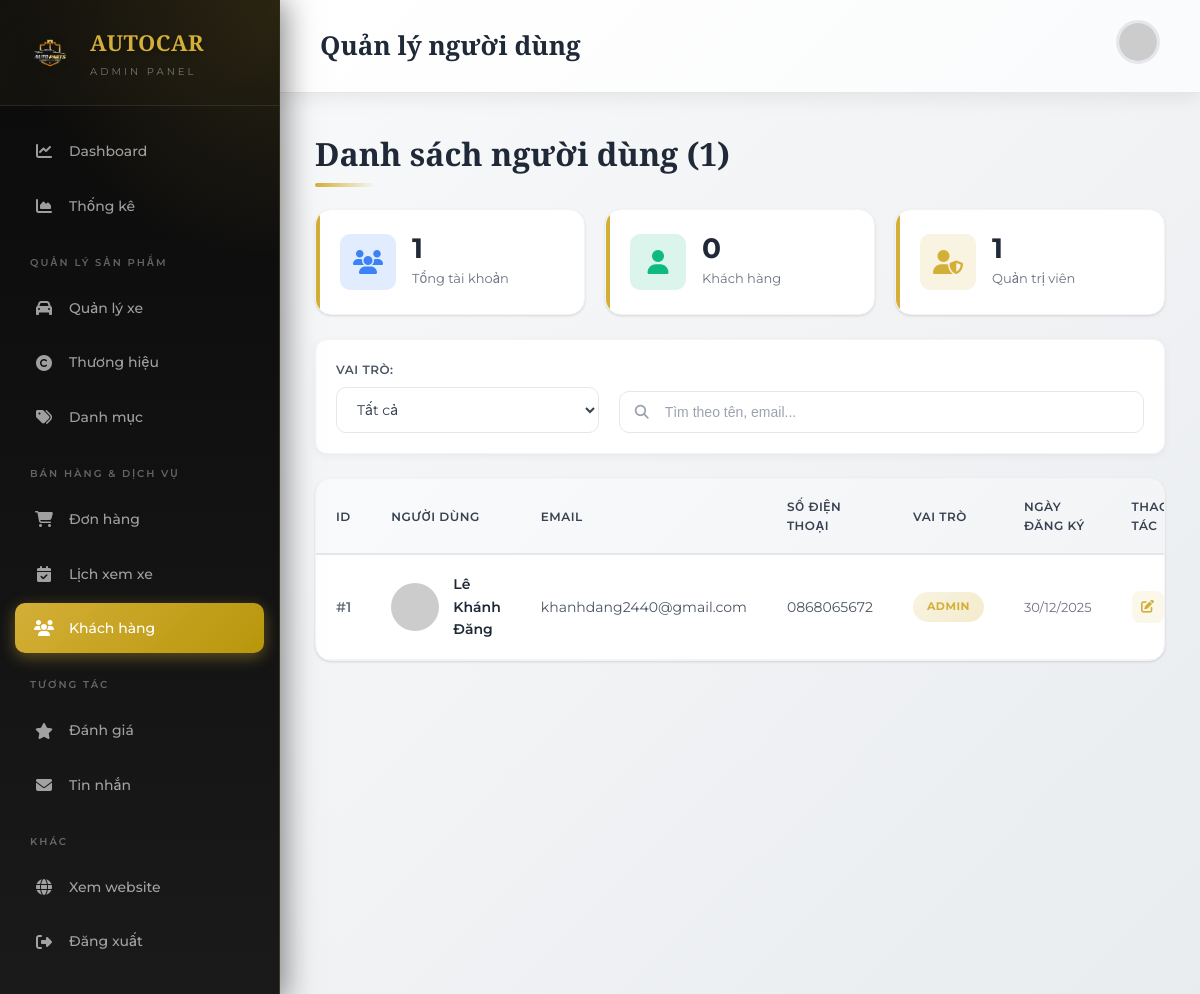
Page /admin/users (signed in) on the committed database.
### tables this page shows
CREATE TABLE `users` (
  `id` int(11) NOT NULL,
  `username` varchar(100) NOT NULL,
  `email` varchar(100) NOT NULL,
  `password` varchar(255) NOT NULL,
  `full_name` varchar(255) DEFAULT NULL,
  `phone` varchar(20) DEFAULT NULL,
  `address` text DEFAULT NULL,
  `avatar` varchar(255) DEFAULT NULL,
  `remember_token` varchar(100) DEFAULT NULL,
  `role` enum('user','admin') DEFAULT 'user',
  `status` tinyint(1) DEFAULT 1,
  `created_at` timestamp NOT NULL DEFAULT current_timestamp()
);

### config/config.php (called while the page is built, shortened)
<?php
return [
    'db' => [
        'host'     => 'localhost',
        'dbname'   => 'banxeoto',
        'username' => 'root',
        'password' => '',
        'charset'  => 'utf8mb4'
    ]
];

### config/database.php (called while the page is built, shortened)
<?php
class Database
{
    private static $instance = null;
    private $conn;
    private function __construct()
    {
        $config = require __DIR__ . '/config.php';
        $db = $config['db'];
        try {
            $dsn = "mysql:host={$db['host']};dbname={$db['dbname']};charset={$db['charset']}";
            $this->conn = new PDO($dsn, $db['username'], $db['password']);
            $this->conn->setAttribute(PDO::ATTR_ERRMODE, PDO::ERRMODE_EXCEPTION);
            $this->conn->setAttribute(PDO::ATTR_DEFAULT_FETCH_MODE, PDO::FETCH_ASSOC);
        } catch (PDOException $e) {
            die("Lỗi kết nối CSDL: " . $e->getMessage());
        }
    }
    public static function getInstance()
    {
        if (self::$instance === null) {
            self::$instance = new Database();
        }
        return self::$instance;
    }
    public function getConnection()
    {
        $this->ping();
        return $this->conn;
    }
    private function ping()
    {
        try {
            $this->conn->query('SELECT 1');
        } catch (PDOException $e) {
            $this->reconnect();
        }
    }
}

### app/models/BaseModel.php (called while the page is built, shortened)
<?php
require_once __DIR__ . '/../../config/database.php';
class BaseModel
{
    protected $db;
    protected $table;
    public function __construct()
    {
        $this->db = Database::getInstance()->getConnection();
    }
    public function all()
    {
        $stmt = $this->db->prepare("SELECT * FROM {$this->table}");
        try {
            $stmt->execute();
        } catch (PDOException $e) {
            if (
                strpos($e->getMessage(), 'server has gone away') !== false ||
                strpos($e->getMessage(), 'MySQL server has gone away') !== false
            ) {
                $this->db = Database::getInstance()->refreshConnection();
                $stmt = $this->db->prepare("SELECT * FROM {$this->table}");
                $stmt->execute();
            } else {
                throw $e;
            }
        }
        return $stmt->fetchAll();
    }
    public function getAll()
    {
        return $this->all();
    }
}

### app/views/admin/users/list.php (the view, shortened to what this page needs)
<?php
$userModel = new UserModel();
$users = $userModel->getAll();
$totalUsers = count($users);
$adminCount = count(array_filter($users, fn($u) => ($u['role'] ?? 'user') === 'admin'));
$userCount = $totalUsers - $adminCount;
?>
<!DOCTYPE html>
<html lang="vi">
<head>
    <link rel="stylesheet" href="https://cdnjs.cloudflare.com/ajax/libs/font-awesome/6.4.0/css/all.min.css">
    <link rel="stylesheet" href="<?= BASE_URL ?>/assets/css/admin-common.css">
    <link rel="stylesheet" href="<?= BASE_URL ?>/assets/css/admin-users.css">
    <link rel="stylesheet" href="<?= BASE_URL ?>/assets/css/admin-modal.css">
</head>
<body>
    <?php $activePage = 'users'; include __DIR__ . '/../layouts/sidebar.php'; ?>
    <main class="admin-main">
        <header class="admin-header">
            <h1>Quản lý người dùng</h1>
            <div class="header-profile">
                <img src="https://ui-avatars.com/api/?name=Admin&background=D4AF37&color=fff" alt="Admin">
            </div>
        </header>
        <div class="admin-content">
            <div class="page-header">
                <h2>Danh sách người dùng (<?= $totalUsers ?>)</h2>
            </div>
            <div class="stats-row">
                <div class="stat-card">
                    <div class="stat-icon blue"><i class="fas fa-users"></i></div>
                    <div class="stat-info">
                        <h3><?= $totalUsers ?></h3>
                        <p>Tổng tài khoản</p>
                    </div>
                </div>
                <div class="stat-card">
                    <div class="stat-icon green"><i class="fas fa-user"></i></div>
                    <div class="stat-info">
                        <h3><?= $userCount ?></h3>
                        <p>Khách hàng</p>
                    </div>
                </div>
                <div class="stat-card">
                    <div class="stat-icon gold"><i class="fas fa-user-shield"></i></div>
                    <div class="stat-info">
                        <h3><?= $adminCount ?></h3>
                        <p>Quản trị viên</p>
                    </div>
                </div>
            </div>
            <div class="filters-bar">
                <div class="filter-group">
                    <label>Vai trò:</label>
                    <select id="filterRole">
                        <option value="">Tất cả</option>
                    </select>
                </div>
                <div class="filter-search">
                    <i class="fas fa-search"></i>
                    <input type="text" id="searchUser" placeholder="Tìm theo tên, email...">
                </div>
            </div>
            <?php if ($totalUsers === 0): ?>
            <div class="empty-state">
                <div class="empty-icon">
                    <i class="fas fa-users"></i>
                </div>
                <h3>Chưa có người dùng nào</h3>
                <p>Bắt đầu thêm người dùng mới.</p>
                <button class="btn-primary" onclick="openAddModal()">
                    <i class="fas fa-user-plus"></i> Thêm người dùng đầu tiên
                </button>
            </div>
            <?php else: ?>
            <div class="card">
                <table class="users-table">
                    <thead>
                        <tr>
                            <th>ID</th>
                            <th>Người dùng</th>
                            <th>Email</th>
                            <th>Số điện thoại</th>
                            <th>Vai trò</th>
                            <th>Ngày đăng ký</th>
                            <th>Thao tác</th>
                        </tr>
                    </thead>
                    <tbody>
                        <?php foreach ($users as $user): ?>
                        <tr data-role="<?= $user['role'] ?? 'user' ?>">
                            <td><span class="user-id">#<?= $user['id'] ?></span></td>
                            <td>
                                <div class="user-info">
                                    <img src="<?= $user['avatar'] ?: 'https://ui-avatars.com/api/?name=' . urlencode($user['full_name'] ?? 'User') . '&background=D4AF37&color=fff' ?>" alt="">
                                    <div class="user-info-text">
                                        <h4><?= htmlspecialchars($user['full_name'] ?? 'Chưa đặt tên') ?></h4>
                                    </div>
                                </div>
                            </td>
                            <td><span class="user-email"><?= htmlspecialchars($user['email']) ?></span></td>
                            <td><span class="user-phone"><?= htmlspecialchars($user['phone'] ?? 'Chưa cập nhật') ?></span></td>
                            <td>
                                <span class="user-role <?= $user['role'] ?? 'user' ?>">
                                    <?= ($user['role'] ?? 'user') === 'admin' ? 'Admin' : 'User' ?>
                                </span>
                            </td>
                            <td><span class="user-date"><?= date('d/m/Y', strtotime($user['created_at'])) ?></span></td>
                            <td>
                                <div class="action-btns">
                                    <button class="action-btn edit" title="Sửa" onclick="openEditModal(<?= htmlspecialchars(json_encode($user)) ?>)">
                                        <i class="fas fa-edit"></i>
                                    </button>
                                </div>
                            </td>
                        </tr>
                        <?php endforeach; ?>
                    </tbody>
                </table>
            </div>
            <?php endif; ?>
        </div>
    </main>
</body>
</html>

### assets/css/admin-users.css (style rules this page uses)
.filters-bar { display: flex; gap: 20px; margin-bottom: 24px; flex-wrap: wrap; align-items: flex-end; }
.filter-group { flex: 1; min-width: 200px; }
.filter-group label { display: block; font-size: 12px; font-weight: 600; color: var(--gray-600); margin-bottom: 8px; text-transform: uppercase; letter-spacing: 0.5px; }
.filter-group select { width: 100%; padding: 12px 16px; border: 1px solid var(--gray-200); border-radius: var(--radius); font-size: 14px; color: var(--gray-700); background: #fff; cursor: pointer; transition: all 0.3s ease; }
.filter-search { flex: 2; min-width: 300px; position: relative; }
.filter-search i { position: absolute; left: 16px; top: 50%; transform: translateY(-50%); color: var(--gray-400); }
.filter-search input { width: 100%; padding: 12px 16px 12px 45px; border: 1px solid var(--gray-200); border-radius: var(--radius); font-size: 14px; transition: all 0.3s ease; }
.users-table { width: 100%; border-collapse: collapse; }
.users-table thead { background: linear-gradient(135deg, var(--gray-50) 0%, var(--gray-100) 100%); }
.users-table th { padding: 18px 20px; text-align: left; font-weight: 600; color: var(--gray-700); font-size: 12px; text-transform: uppercase; letter-spacing: 0.5px; border-bottom: 2px solid var(--gray-200); }
.users-table td { padding: 18px 20px; border-bottom: 1px solid var(--gray-100); font-size: 14px; vertical-align: middle; }
.users-table tbody tr { transition: all 0.3s ease; }
.user-info { display: flex; align-items: center; gap: 14px; }
.user-info img { width: 48px; height: 48px; border-radius: 50%; object-fit: cover; flex-shrink: 0; }
.user-info-text h4 { font-size: 14px; font-weight: 600; color: var(--gray-800); margin: 0; }
.user-id { font-weight: 600; color: var(--gray-500); }
.user-email { color: var(--gray-600); }
.user-phone { color: var(--gray-600); }
.user-date { color: var(--gray-500); font-size: 13px; }
.user-role { padding: 6px 14px; border-radius: 20px; font-size: 11px; font-weight: 700; text-transform: uppercase; letter-spacing: 0.5px; display: inline-block; }
.user-role.admin { background: linear-gradient(135deg, rgba(212, 175, 55, 0.15) 0%, rgba(212, 175, 55, 0.25) 100%); color: var(--primary); }

### rows in the picture
users: role "0", role "1", id "1", full_name "Lê Khánh Đăng", email "khanhdang2440@gmail.com", phone "0868065672", shows "ADMIN", created_at "30/12/2025"

### other values in the picture
$totalUsers "1"
